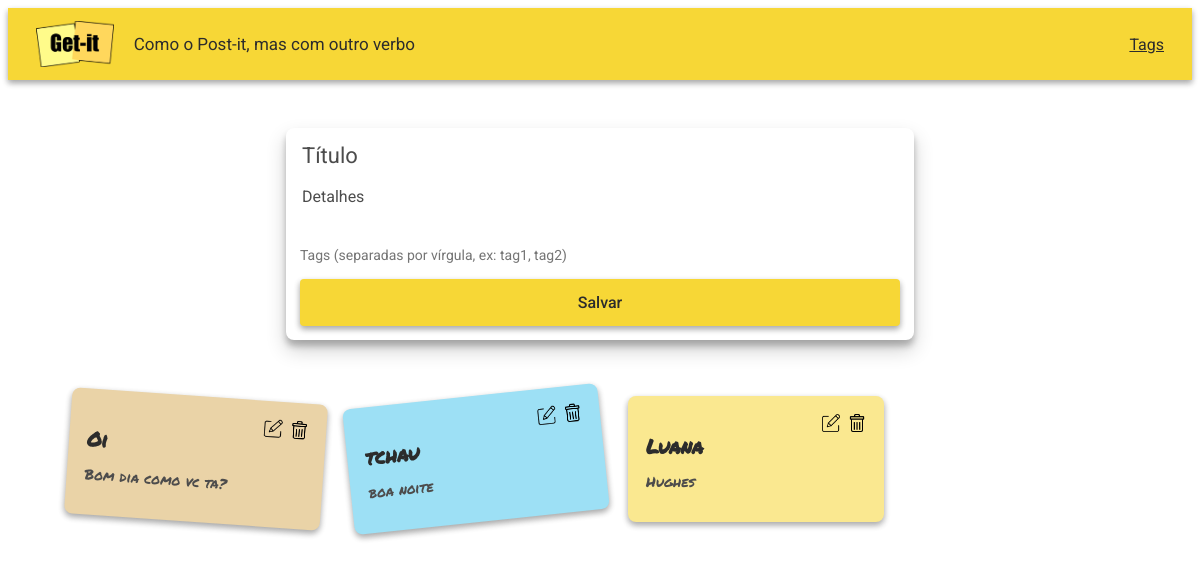
The app's page /, older data.
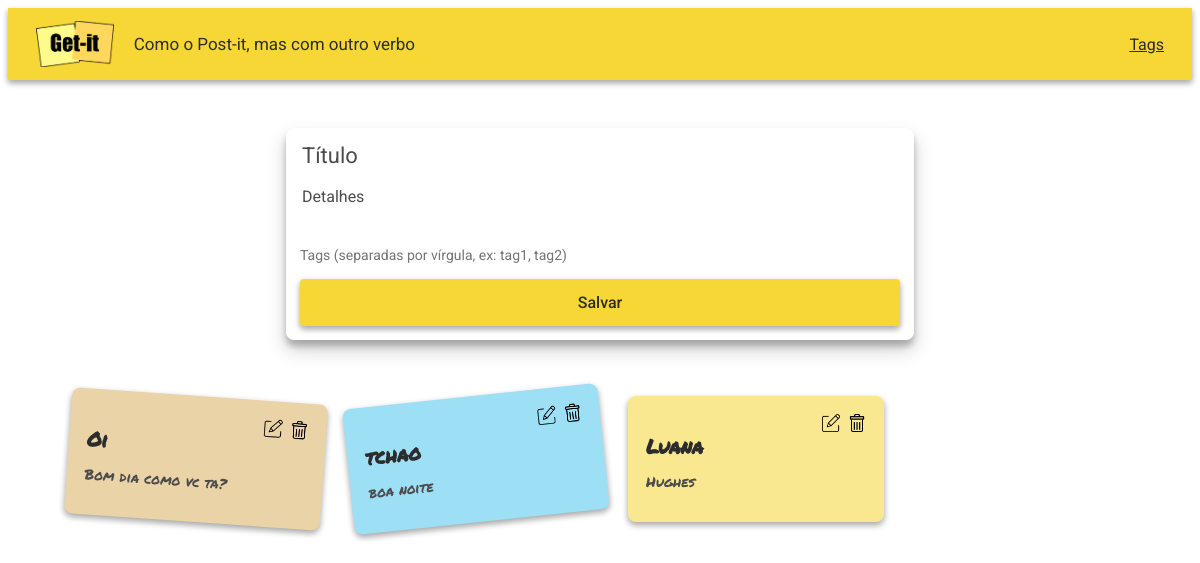
The same page, newer data.
### notes/models.py (models this page shows, shortened)
class Note(models.Model):
    title = models.CharField(max_length=200)
    content = models.TextField(null=True)
    tags = models.ManyToManyField(Tag, blank=True)

### notes/views.py (the view, shortened to what this page needs)
# urls.py: path('', views.index, name='index'),
def index(request):
    notes = Note.objects.all()
    return render(request, 'notes/index.html', {'notes': notes})

### notes/templates/notes/index.html (shortened to what this page needs)
{% extends "notes/base.html" %}
{% load static %}
{% block content %}
<form class="form-card" method="post">
  <input class="form-card-title" type="text" id="titulo" name="titulo" placeholder="Título" />
  <textarea class="autoresize" id="detalhes" name="detalhes" placeholder="Detalhes"></textarea>
  <input type="text" name="tags" placeholder="Tags (separadas por vírgula, ex: tag1, tag2)" style="border:none; outline:none; font-family:'Roboto',sans-serif; font-size:14px; color:#4c4c4c; margin-bottom:16px; padding:0;"/>
  <button class="btn" type="submit">Salvar</button>
</form>
<div class="card-container">
  {% for note in notes %}
  <div class="card">
    <div class="card-header">
      <h3 class="card-title">{{ note.title }}</h3>
      <div class="card-actions">
        <a class="card-edit" href="{% url 'edit' note.id %}">
        <img src="{% static 'notes/img/edit.png' %}" alt="Editar" />
        </a>
        <a class="card-delete" href="{% url 'delete' note.id %}">
        <img src="{% static 'notes/img/lixeira.png' %}" alt="Excluir" />
        </a>
    </div>
    </div>
    <div class="card-content">
    <p>{{ note.content }}</p>
    </div>
    <div class="tag-badges">
    </div>
  </div>
  {% endfor %}
</div>
{% endblock %}

Row changes from the older to the newer data that the page shows:
changed Note "boa noite": title "tchau" → "tchao"
